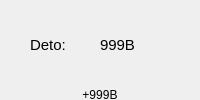
           <widget class="QFrame" name="DetonateContainer">
            <layout class="QVBoxLayout" name="SkillContainer_5">
             <property name="spacing">
              <number>0</number>
             </property>
             <property name="leftMargin">
              <number>0</number>
             </property>
             <property name="topMargin">
              <number>0</number>
             </property>
             <property name="rightMargin">
              <number>0</number>
             </property>
             <property name="bottomMargin">
              <number>0</number>
             </property>
             <item>
              <layout class="QHBoxLayout" name="detonate_layout">
               <property name="spacing">
                <number>0</number>
               </property>
               <property name="sizeConstraint">
                <enum>QLayout::SetMaximumSize</enum>
               </property>
               <item>
                <widget class="QLabel" name="detonate_label">
                 <property name="font">
                  <font>
                   <pointsize>11</pointsize>
                   <italic>false</italic>
                   <bold>false</bold>
                  </font>
                 </property>
                 <property name="text">
                  <string>Deto: </string>
                 </property>
                 <property name="alignment">
                  <set>Qt::AlignCenter</set>
                 </property>
                </widget>
               </item>
               <item>
                <widget class="QLabel" name="detonate_value">
                 <property name="font">
                  <font>
                   <pointsize>11</pointsize>
                   <italic>false</italic>
                   <bold>false</bold>
                  </font>
                 </property>
                 <property name="text">
                  <string>999B</string>
                 </property>
                 <property name="alignment">
                  <set>Qt::AlignLeading|Qt::AlignLeft|Qt::AlignVCenter</set>
                 </property>
                </widget>
               </item>
              </layout>
             </item>
             <item>
              <widget class="QLabel" name="detonate_session_value">
               <property name="maximumSize">
                <size>
                 <width>16777215</width>
                 <height>10</height>
                </size>
               </property>
               <property name="text">
                <string>+999B</string>
               </property>
               <property name="alignment">
                <set>Qt::AlignCenter</set>
               </property>
              </widget>
             </item>
            </layout>
           </widget>
